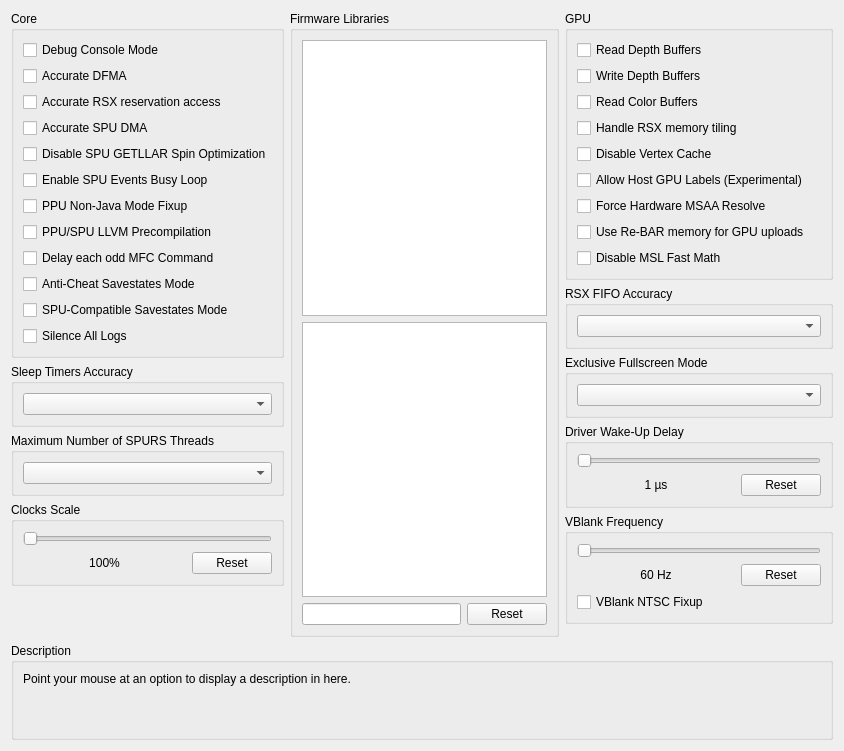
      <widget class="QWidget" name="advancedTab">
       <attribute name="title">
        <string>Advanced</string>
       </attribute>
       <layout class="QVBoxLayout" name="advancedTab_layout" stretch="1,0,0">
        <item>
         <layout class="QHBoxLayout" name="advancedTabLayout" stretch="1,1,1">
          <item>
           <layout class="QVBoxLayout" name="advancedTabLayoutLeft">
            <item>
             <widget class="QGroupBox" name="gb_advanced_core">
              <property name="sizePolicy">
               <sizepolicy hsizetype="Preferred" vsizetype="Minimum">
                <horstretch>0</horstretch>
                <verstretch>0</verstretch>
               </sizepolicy>
              </property>
              <property name="title">
               <string>Core</string>
              </property>
              <layout class="QVBoxLayout" name="gb_advanced_core_layout">
               <item>
                <widget class="QCheckBox" name="debugConsoleMode">
                 <property name="text">
                  <string>Debug Console Mode</string>
                 </property>
                </widget>
               </item>
               <item>
                <widget class="QCheckBox" name="accurateDFMA">
                 <property name="text">
                  <string>Accurate DFMA</string>
                 </property>
                </widget>
               </item>
               <item>
                <widget class="QCheckBox" name="accurateRSXAccess">
                 <property name="text">
                  <string>Accurate RSX reservation access</string>
                 </property>
                </widget>
               </item>
               <item>
                <widget class="QCheckBox" name="accurateSpuDMA">
                 <property name="text">
                  <string>Accurate SPU DMA</string>
                 </property>
                </widget>
               </item>
               <item>
                <widget class="QCheckBox" name="disableSpinOptimization">
                 <property name="text">
                  <string>Disable SPU GETLLAR Spin Optimization</string>
                 </property>
                </widget>
               </item>
               <item>
                <widget class="QCheckBox" name="enableSpuEventsBusyLoop">
                 <property name="text">
                  <string>Enable SPU Events Busy Loop</string>
                 </property>
                </widget>
               </item>
               <item>
                <widget class="QCheckBox" name="ppuNJFixup">
                 <property name="text">
                  <string>PPU Non-Java Mode Fixup</string>
                 </property>
                </widget>
               </item>
               <item>
                <widget class="QCheckBox" name="llvmPrecompilation">
                 <property name="text">
                  <string>PPU/SPU LLVM Precompilation</string>
                 </property>
                </widget>
               </item>
               <item>
                <widget class="QCheckBox" name="mfcDelayCommand">
                 <property name="text">
                  <string>Delay each odd MFC Command</string>
                 </property>
                </widget>
               </item>
               <item>
                <widget class="QCheckBox" name="antiCheatSavestates">
                 <property name="text">
                  <string>Anti-Cheat Savestates Mode</string>
                 </property>
                </widget>
               </item>
               <item>
                <widget class="QCheckBox" name="compatibleSavestates">
                 <property name="text">
                  <string>SPU-Compatible Savestates Mode</string>
                 </property>
                </widget>
               </item>
               <item>
                <widget class="QCheckBox" name="silenceAllLogs">
                 <property name="text">
                  <string>Silence All Logs</string>
                 </property>
                </widget>
               </item>
              </layout>
             </widget>
            </item>
            <item>
             <widget class="QGroupBox" name="gb_sleep_timers_accuracy">
              <property name="sizePolicy">
               <sizepolicy hsizetype="Preferred" vsizetype="Minimum">
                <horstretch>0</horstretch>
                <verstretch>0</verstretch>
               </sizepolicy>
              </property>
              <property name="title">
               <string>Sleep Timers Accuracy</string>
              </property>
              <layout class="QVBoxLayout" name="gb_sleep_timers_accuracy_layout">
               <item>
                <widget class="QComboBox" name="sleepTimersAccuracy"/>
               </item>
              </layout>
             </widget>
            </item>
            <item>
             <widget class="QGroupBox" name="gb_max_spurs_threads">
              <property name="sizePolicy">
               <sizepolicy hsizetype="Preferred" vsizetype="Minimum">
                <horstretch>0</horstretch>
                <verstretch>0</verstretch>
               </sizepolicy>
              </property>
              <property name="title">
               <string>Maximum Number of SPURS Threads</string>
              </property>
              <layout class="QVBoxLayout" name="gb_max_spurs_threads_layout">
               <item>
                <widget class="QComboBox" name="maxSPURSThreads"/>
               </item>
              </layout>
             </widget>
            </item>
            <item>
             <widget class="QGroupBox" name="gb_clockScale">
              <property name="sizePolicy">
               <sizepolicy hsizetype="Preferred" vsizetype="Minimum">
                <horstretch>0</horstretch>
                <verstretch>0</verstretch>
               </sizepolicy>
              </property>
              <property name="title">
               <string>Clocks Scale</string>
              </property>
              <layout class="QVBoxLayout" name="gb_clockScale_layout">
               <item>
                <widget class="QSlider" name="clockScale">
                 <property name="orientation">
                  <enum>Qt::Orientation::Horizontal</enum>
                 </property>
                </widget>
               </item>
               <item>
                <layout class="QHBoxLayout" name="clockScaleLayout" stretch="1,0">
                 <item>
                  <widget class="QLabel" name="clockScaleText">
                   <property name="text">
                    <string>100%</string>
                   </property>
                   <property name="alignment">
                    <set>Qt::AlignmentFlag::AlignCenter</set>
                   </property>
                  </widget>
                 </item>
                 <item>
                  <widget class="QPushButton" name="clockScaleReset">
                   <property name="text">
                    <string>Reset</string>
                   </property>
                  </widget>
                 </item>
                </layout>
               </item>
              </layout>
             </widget>
            </item>
            <item>
             <spacer name="advancedTabSpacerLeft">
              <property name="orientation">
               <enum>Qt::Orientation::Vertical</enum>
              </property>
              <property name="sizeType">
               <enum>QSizePolicy::Policy::MinimumExpanding</enum>
              </property>
              <property name="sizeHint" stdset="0">
               <size>
                <width>0</width>
                <height>0</height>
               </size>
              </property>
             </spacer>
            </item>
           </layout>
          </item>
          <item>
           <layout class="QVBoxLayout" name="advancedTabLayoutMiddle">
            <item>
             <widget class="QGroupBox" name="gb_libs">
              <property name="title">
               <string>Firmware Libraries</string>
              </property>
              <layout class="QVBoxLayout" name="gb_libs_layout">
               <item>
                <widget class="QListWidget" name="hleList">
                 <property name="sizePolicy">
                  <sizepolicy hsizetype="Preferred" vsizetype="Preferred">
                   <horstretch>0</horstretch>
                   <verstretch>0</verstretch>
                  </sizepolicy>
                 </property>
                 <property name="selectionMode">
                  <enum>QAbstractItemView::SelectionMode::ExtendedSelection</enum>
                 </property>
                </widget>
               </item>
               <item>
                <widget class="QListWidget" name="lleList">
                 <property name="sizePolicy">
                  <sizepolicy hsizetype="Preferred" vsizetype="Preferred">
                   <horstretch>0</horstretch>
                   <verstretch>0</verstretch>
                  </sizepolicy>
                 </property>
                 <property name="selectionMode">
                  <enum>QAbstractItemView::SelectionMode::ExtendedSelection</enum>
                 </property>
                </widget>
               </item>
               <item>
                <layout class="QHBoxLayout" name="gb_lleLibs_layout" stretch="1,0">
                 <property name="spacing">
                  <number>6</number>
                 </property>
                 <property name="sizeConstraint">
                  <enum>QLayout::SizeConstraint::SetNoConstraint</enum>
                 </property>
                 <item>
                  <widget class="QLineEdit" name="searchBox"/>
                 </item>
                 <item>
                  <widget class="QPushButton" name="resetLleList">
                   <property name="text">
                    <string>Reset</string>
                   </property>
                  </widget>
                 </item>
                </layout>
               </item>
              </layout>
             </widget>
            </item>
           </layout>
          </item>
          <item>
           <layout class="QVBoxLayout" name="advancedTabLayoutRight">
            <item>
             <widget class="QGroupBox" name="gb_advanced_gpu">
              <property name="sizePolicy">
               <sizepolicy hsizetype="Preferred" vsizetype="Minimum">
                <horstretch>0</horstretch>
                <verstretch>0</verstretch>
               </sizepolicy>
              </property>
              <property name="title">
               <string>GPU</string>
              </property>
              <layout class="QVBoxLayout" name="gb_advanced_gpu_layout">
               <item>
                <widget class="QCheckBox" name="readDepth">
                 <property name="text">
                  <string>Read Depth Buffers</string>
                 </property>
                </widget>
               </item>
               <item>
                <widget class="QCheckBox" name="dumpDepth">
                 <property name="text">
                  <string>Write Depth Buffers</string>
                 </property>
                </widget>
               </item>
               <item>
                <widget class="QCheckBox" name="readColor">
                 <property name="text">
                  <string>Read Color Buffers</string>
                 </property>
                </widget>
               </item>
               <item>
                <widget class="QCheckBox" name="handleTiledMemory">
                 <property name="text">
                  <string>Handle RSX memory tiling</string>
                 </property>
                </widget>
               </item>
               <item>
                <widget class="QCheckBox" name="disableVertexCache">
                 <property name="text">
                  <string>Disable Vertex Cache</string>
                 </property>
                </widget>
               </item>
               <item>
                <widget class="QCheckBox" name="allowHostGPULabels">
                 <property name="text">
                  <string>Allow Host GPU Labels (Experimental)</string>
                 </property>
                </widget>
               </item>
               <item>
                <widget class="QCheckBox" name="forceHwMSAAResolve">
                 <property name="text">
                  <string>Force Hardware MSAA Resolve</string>
                 </property>
                </widget>
               </item>
               <item>
                <widget class="QCheckBox" name="useReBAR">
                 <property name="text">
                  <string>Use Re-BAR memory for GPU uploads</string>
                 </property>
                </widget>
               </item>
               <item>
                <widget class="QCheckBox" name="disableMslFastMath">
                 <property name="text">
                  <string>Disable MSL Fast Math</string>
                 </property>
                </widget>
               </item>
              </layout>
             </widget>
            </item>
            <item>
             <widget class="QGroupBox" name="gb_rsx_fifo_accuracy">
              <property name="sizePolicy">
               <sizepolicy hsizetype="Preferred" vsizetype="Minimum">
                <horstretch>0</horstretch>
                <verstretch>0</verstretch>
               </sizepolicy>
              </property>
              <property name="title">
               <string>RSX FIFO Accuracy</string>
              </property>
              <layout class="QVBoxLayout" name="gb_rsx_fifo_accuracy_layout">
               <item>
                <widget class="QComboBox" name="FIFOAccuracy"/>
               </item>
              </layout>
             </widget>
            </item>
            <item>
             <widget class="QGroupBox" name="gb_exclusiveFullscreen">
              <property name="sizePolicy">
               <sizepolicy hsizetype="Preferred" vsizetype="Minimum">
                <horstretch>0</horstretch>
                <verstretch>0</verstretch>
               </sizepolicy>
              </property>
              <property name="title">
               <string>Exclusive Fullscreen Mode</string>
              </property>
              <layout class="QVBoxLayout" name="gb_exclusiveFullscreen_layout">
               <item>
                <widget class="QComboBox" name="exclusiveFullscreenMode"/>
               </item>
              </layout>
             </widget>
            </item>
            <item>
             <widget class="QGroupBox" name="gb_wakeupDelay">
              <property name="sizePolicy">
               <sizepolicy hsizetype="Preferred" vsizetype="Minimum">
                <horstretch>0</horstretch>
                <verstretch>0</verstretch>
               </sizepolicy>
              </property>
              <property name="title">
               <string>Driver Wake-Up Delay</string>
              </property>
              <layout class="QVBoxLayout" name="gb_wakeupDelay_layout">
               <item>
                <widget class="QSlider" name="wakeupDelay">
                 <property name="orientation">
                  <enum>Qt::Orientation::Horizontal</enum>
                 </property>
                </widget>
               </item>
               <item>
                <layout class="QHBoxLayout" name="wakeupDelayLayout" stretch="1,0">
                 <item>
                  <widget class="QLabel" name="wakeupText">
                   <property name="text">
                    <string>1 µs</string>
                   </property>
                   <property name="alignment">
                    <set>Qt::AlignmentFlag::AlignCenter</set>
                   </property>
                  </widget>
                 </item>
                 <item>
                  <widget class="QPushButton" name="wakeupReset">
                   <property name="text">
                    <string>Reset</string>
                   </property>
                  </widget>
                 </item>
                </layout>
               </item>
              </layout>
             </widget>
            </item>
            <item>
             <widget class="QGroupBox" name="gb_vblank">
              <property name="sizePolicy">
               <sizepolicy hsizetype="Preferred" vsizetype="Minimum">
                <horstretch>0</horstretch>
                <verstretch>0</verstretch>
               </sizepolicy>
              </property>
              <property name="title">
               <string>VBlank Frequency</string>
              </property>
              <layout class="QVBoxLayout" name="gb_vblank_layout">
               <item>
                <widget class="QSlider" name="vblank">
                 <property name="orientation">
                  <enum>Qt::Orientation::Horizontal</enum>
                 </property>
                </widget>
               </item>
               <item>
                <layout class="QHBoxLayout" name="vBlankLayout" stretch="1,0">
                 <item>
                  <widget class="QLabel" name="vblankText">
                   <property name="text">
                    <string>60 Hz</string>
                   </property>
                   <property name="alignment">
                    <set>Qt::AlignmentFlag::AlignCenter</set>
                   </property>
                  </widget>
                 </item>
                 <item>
                  <widget class="QPushButton" name="vblankReset">
                   <property name="text">
                    <string>Reset</string>
                   </property>
                  </widget>
                 </item>
                </layout>
               </item>
               <item>
                <widget class="QCheckBox" name="vblankNTSCFixup">
                 <property name="text">
                  <string>VBlank NTSC Fixup</string>
                 </property>
                </widget>
               </item>
              </layout>
             </widget>
            </item>
            <item>
             <spacer name="advancedTabSpacerRight">
              <property name="orientation">
               <enum>Qt::Orientation::Vertical</enum>
              </property>
              <property name="sizeType">
               <enum>QSizePolicy::Policy::MinimumExpanding</enum>
              </property>
              <property name="sizeHint" stdset="0">
               <size>
                <width>13</width>
                <height>13</height>
               </size>
              </property>
             </spacer>
            </item>
           </layout>
          </item>
         </layout>
        </item>
        <item>
         <spacer name="advancedTabSpacer">
          <property name="orientation">
           <enum>Qt::Orientation::Vertical</enum>
          </property>
          <property name="sizeHint" stdset="0">
           <size>
            <width>0</width>
            <height>0</height>
           </size>
          </property>
         </spacer>
        </item>
        <item>
         <widget class="QGroupBox" name="gb_description_advanced">
          <property name="title">
           <string>Description</string>
          </property>
          <layout class="QVBoxLayout" name="gb_description_advanced_layout">
           <item>
            <widget class="QLabel" name="description_advanced">
             <property name="text">
              <string>Point your mouse at an option to display a description in here.


</string>
             </property>
             <property name="textFormat">
              <enum>Qt::TextFormat::PlainText</enum>
             </property>
             <property name="alignment">
              <set>Qt::AlignmentFlag::AlignLeading|Qt::AlignmentFlag::AlignLeft|Qt::AlignmentFlag::AlignTop</set>
             </property>
             <property name="wordWrap">
              <bool>true</bool>
             </property>
            </widget>
           </item>
          </layout>
         </widget>
        </item>
       </layout>
      </widget>
